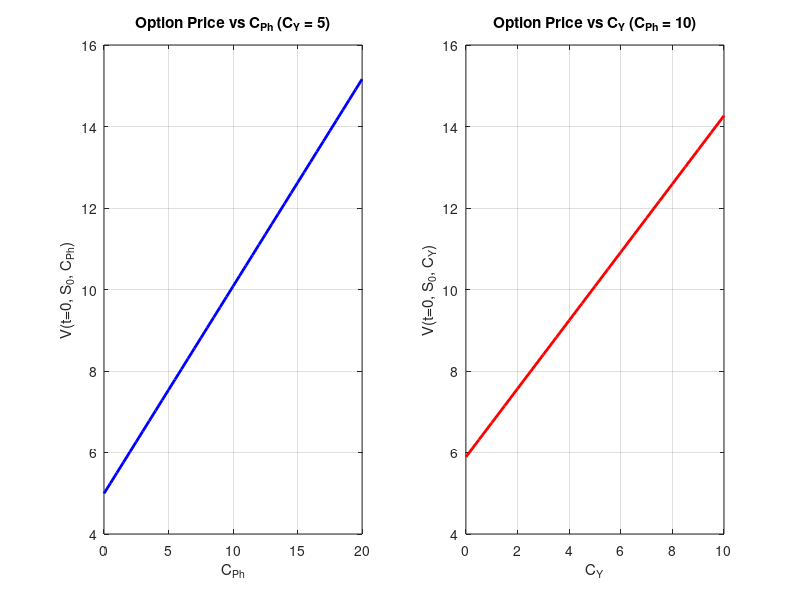

MATLAB code to generate this figure:
% Parameters
Pi0 = 1;            % Nominal value (100%)
S0 = 100;           % Fixed initial stock price
K = S0;             % Strike price
T = 5;              % Maturity in years
delta_t = 1;        % Observation frequency in years
sigma = 0.3;        % Volatility
r = 0.02;           % Risk-free rate
N = 10000;          % Number of simulations
timesteps = T / delta_t;

% Fixed barriers
B_Ph = 120;    % Fixed autocall barrier
B_Y = 80;      % Fixed coupon barrier
B_Put = 70;    % Fixed put barrier

% Time vector
t = delta_t * (1:timesteps);

% Simulate N trajectories of S_t once for both analyses
Z = randn(N, timesteps);
S = zeros(N, timesteps);
S(:,1) = S0 * exp((r - 0.5 * sigma^2) * delta_t + sigma * sqrt(delta_t) .* Z(:,1));
for i = 2:timesteps
    S(:,i) = S(:,i-1) .* exp((r - 0.5 * sigma^2) * delta_t + sigma * sqrt(delta_t) .* Z(:,i));
end

%% Sensitivity to C_Ph
C_Ph_values = 0:0.5:20;    % Varying C_Ph from 0% to 20% of S0
C_Y_fixed = 5;             % Fixed C_Y at 5% of S0

V_CPh = zeros(length(C_Ph_values),1);

for idx = 1:length(C_Ph_values)
    C_Ph = C_Ph_values(idx);
    Payoff_Put = zeros(N,1);
    for n = 1:N
        PV = 0; autocall = false;
        for i = 1:timesteps
            if S(n,i) > B_Ph
                PV = (Pi0 + C_Ph) * exp(-r * t(i));
                autocall = true; break;
            elseif S(n,i) >= B_Y && S(n,i) <= B_Ph
                PV = PV + C_Y_fixed * exp(-r * t(i));
            end
        end
        if ~autocall
            S_N = S(n,end);
            if S_N > B_Ph
                PV = PV + (Pi0 + C_Ph) * exp(-r * T);
            elseif S_N >= B_Y && S_N <= B_Ph
                PV = PV + (Pi0 + C_Y_fixed) * exp(-r * T);
            elseif S_N > B_Put && S_N < B_Y
                PV = PV + Pi0 * exp(-r * T);
            else
                Payoff = max((K - S_N)/S0, 0);
                PV = PV + Payoff * exp(-r * T);
            end
        end
        Payoff_Put(n) = PV;
    end
    V_CPh(idx) = mean(Payoff_Put);
end

%% Sensitivity to C_Y
C_Y_values = 0:0.5:10;     % Varying C_Y from 0% to 10% of S0
C_Ph_fixed = 10;           % Fixed C_Ph at 10% of S0

V_CY = zeros(length(C_Y_values),1);

for idx = 1:length(C_Y_values)
    C_Y = C_Y_values(idx);
    Payoff_Put = zeros(N,1);
    for n = 1:N
        PV = 0; autocall = false;
        for i = 1:timesteps
            if S(n,i) > B_Ph
                PV = (Pi0 + C_Ph_fixed) * exp(-r * t(i));
                autocall = true; break;
            elseif S(n,i) >= B_Y && S(n,i) <= B_Ph
                PV = PV + C_Y * exp(-r * t(i));
            end
        end
        if ~autocall
            S_N = S(n,end);
            if S_N > B_Ph
                PV = PV + (Pi0 + C_Ph_fixed) * exp(-r * T);
            elseif S_N >= B_Y && S_N <= B_Ph
                PV = PV + (Pi0 + C_Y) * exp(-r * T);
            elseif S_N > B_Put && S_N < B_Y
                PV = PV + Pi0 * exp(-r * T);
            else
                Payoff = max((K - S_N)/S0, 0);
                PV = PV + Payoff * exp(-r * T);
            end
        end
        Payoff_Put(n) = PV;
    end
    V_CY(idx) = mean(Payoff_Put);
end

%% Plotting the results
figure;
subplot(1,2,1);
plot(C_Ph_values, V_CPh, 'b', 'LineWidth', 2);
xlabel('C_{Ph}');
ylabel('V(t=0, S_0, C_{Ph})');
title('Option Price vs C_{Ph} (C_Y = 5)');
grid on;

subplot(1,2,2);
plot(C_Y_values, V_CY, 'r', 'LineWidth', 2);
xlabel('C_Y');
ylabel('V(t=0, S_0, C_Y)');
title('Option Price vs C_Y (C_{Ph} = 10)');
grid on;